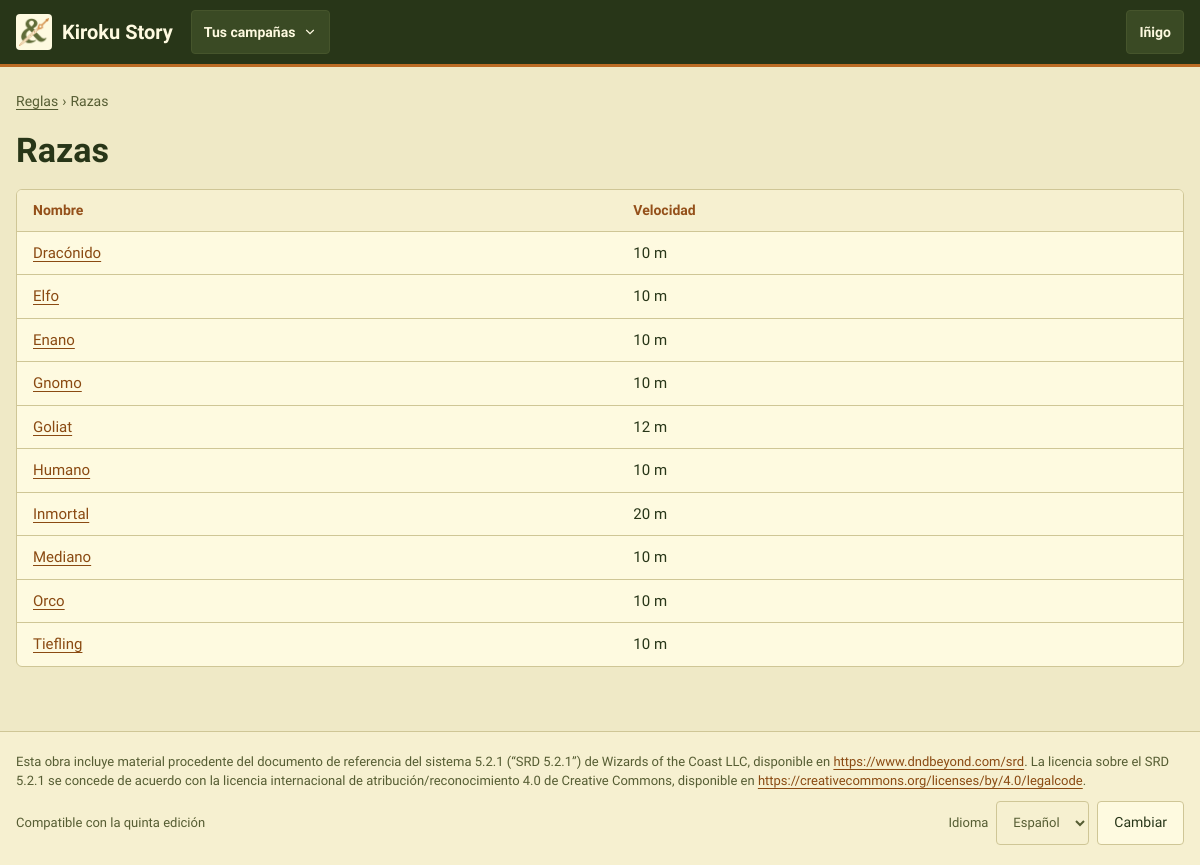
The page /reglas/razas/ (signed in) on the database as committed earlier.
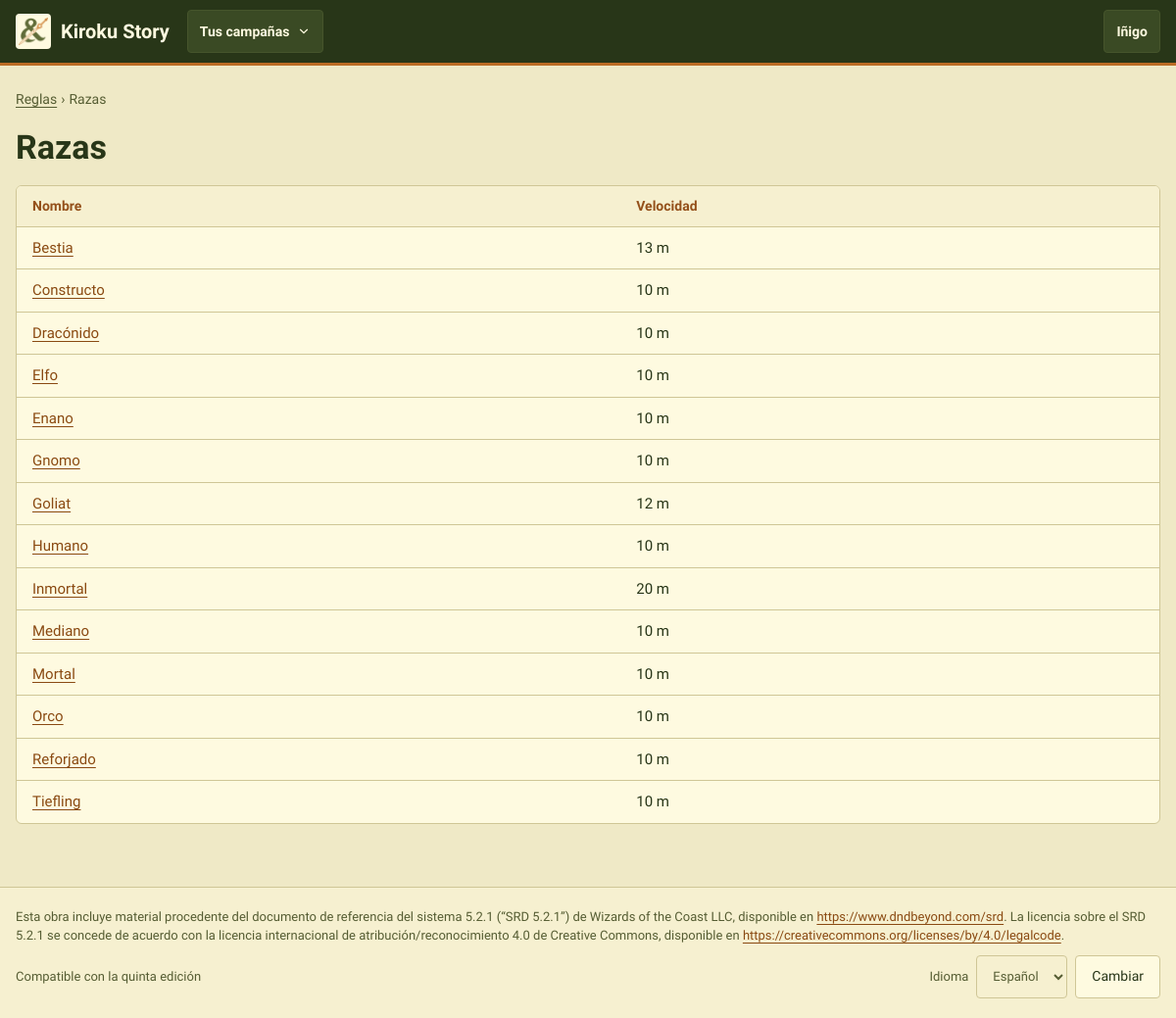
The same page on the database as committed later.
### CampaignManager/models.py (models this page shows, shortened)
class Race(models.Model):
    name = models.CharField(max_length=100)
    description = models.TextField(blank=True)
    speed = models.IntegerField(help_text="In meters")
    bespoke = models.BooleanField(default=False, help_text="Made by a master for a character: players do not see it in the catalog lists")
    abilities = models.ManyToManyField("Ability", through="RaceAbility")

### CampaignManager/views.py (the view)
# urls.py: path("reglas/razas/", views.RaceListView.as_view(), name="race_list"),
class RaceListView(LoginRequiredMixin, HideBespokeMixin, ListView):
    queryset = Race.objects.order_by("name")
    context_object_name = "races"
    template_name = "race_list.html"

### CampaignManager/context_processors.py (called while the page is built, shortened)
def campaign_nav(request):
    user = getattr(request, "user", None)
    if user is None or not user.is_authenticated:
        return {}
    campaigns = list(user_campaigns(user).prefetch_related("masters"))
    match = getattr(request, "resolver_match", None)
    campaign_id = match.kwargs.get("campaign_id") if match else None
    current = next((c for c in campaigns if c.pk == campaign_id), None)
    context = {"nav_campaigns": [
        {"campaign": c, "is_master": user in c.masters.all(), "status": _(STATUS_TEXT[c.status])} for c in campaigns
    ]}
    if current is None:
        return context

### CampaignManager/permissions.py (called while the page is built)
def user_campaigns(user):
    if not user.is_authenticated:
        return Campaign.objects.none()
    return Campaign.objects.filter(Q(masters=user) | Q(players=user)).distinct()

### CampaignManager/templatetags/mesa.py (called while the page is built)
@register.simple_tag
def asset(path):
    url = static(path)
    found = finders.find(path)
    return f"{url}?v={int(os.path.getmtime(found))}" if found else url

### CampaignManager/views.py (called while the page is built)
    def get_queryset(self):
        queryset = super().get_queryset()
        if not self.request.user.dm_campaigns.exists():
            queryset = queryset.filter(bespoke=False)
        return queryset

### CampaignManager/templates/race_list.html (shortened to what this page needs)
{% extends "base.html" %}
{% load i18n %}
{% block content %}
<section class="pila" aria-labelledby="h-reglas">
    <nav class="migas" aria-label="{% translate 'Ruta' %}"><a href="{% url 'index' %}">{% translate "Reglas" %}</a> <span aria-hidden="true">›</span> <span>{% translate "Razas" %}</span></nav>
    <h1 id="h-reglas">{% translate "Razas" %}</h1>
    <div class="tarjeta sin-relleno tabla-marco">
        <table class="tabla">
            <thead><tr><th>{% translate "Nombre" %}</th><th>{% translate "Velocidad" %}</th></tr></thead>
            <tbody>
                {% for race in races %}<tr><td><a href="{% url 'race_detail' race.pk %}">{{ race.name }}</a></td><td>{{ race.speed }} m</td></tr>
                {% empty %}<tr><td colspan="2" class="atenuado">{% translate "Todavía no hay razas." %}</td></tr>{% endfor %}
            </tbody>
        </table>
    </div>
</section>
{% endblock %}

Rows that differ between the two databases and show on the page:
added Race: name "Bestia", speed "13"
added Race: name "Constructo", speed "10"
added Race: name "Mortal", speed "10"
added Race: name "Reforjado", speed "10"
